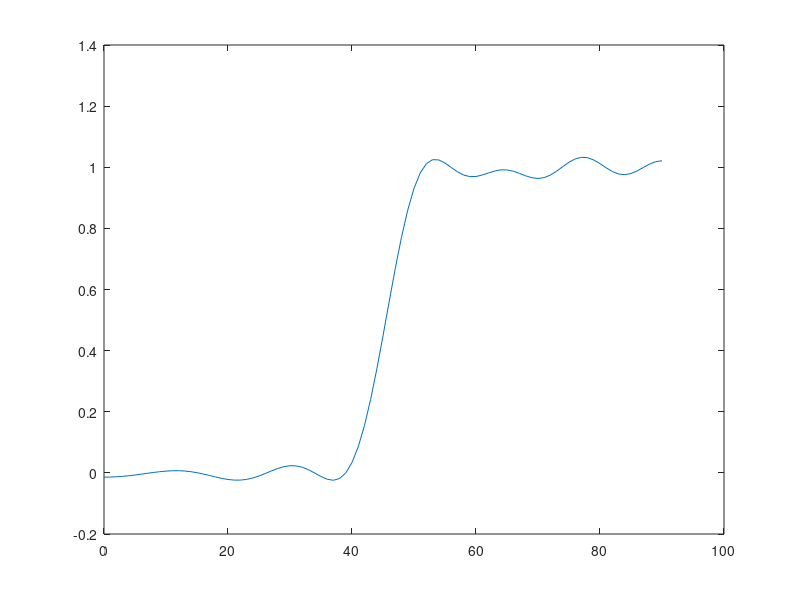

MATLAB code to generate this figure:
function diagramme(tau)

if nargin == 0
    tau = 0;
end

theta = pi*(0:90)/180;
N = 40;
r = (1:N)/10;

d = zeros(N,91);

for i = 1:40
    for j = 1:91
        d(i,j) = 0.5*quad(@(phi)(cos(2*pi*r(i)*cos(theta(j))*cos(phi))),0,2*pi);
    end
end

X=load('results.txt');
Xtrue = X.*(1+rand(size(X))*2*tau-tau);
D=zeros(1,91);
for i = 1:91   
    D(i)=(d(:,i)'*Xtrue);
    
end
plot(0:90,D);
end

